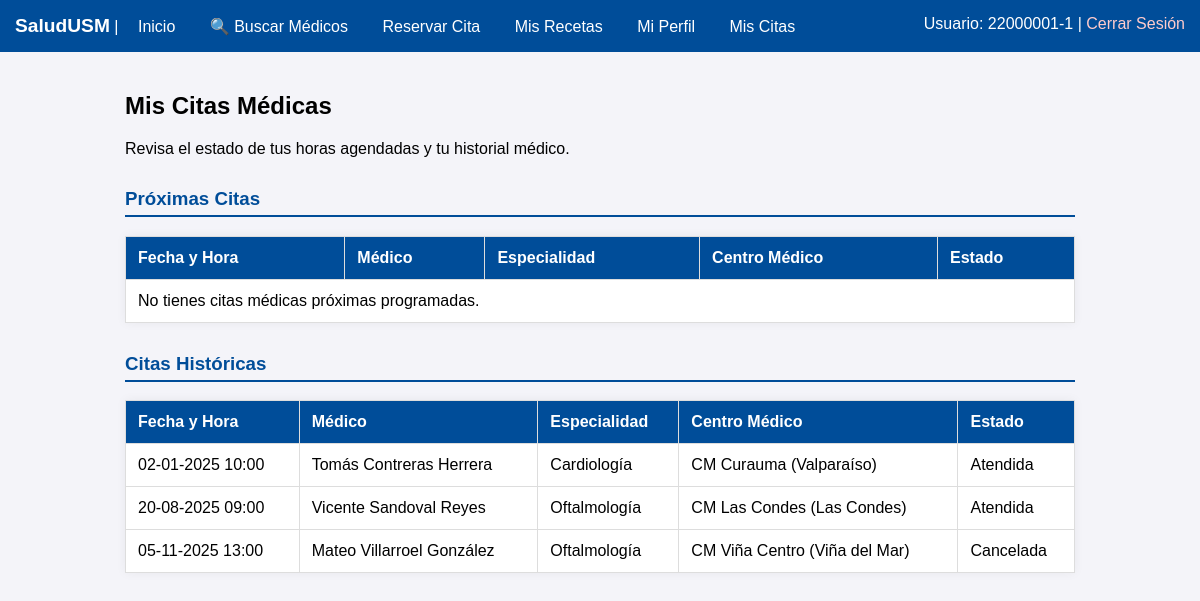
Screenshot of /mis_citas.php (signed in) with the database file from the repository.
### tables this page shows
CREATE TABLE IF NOT EXISTS Citas (
    id_cita INT AUTO_INCREMENT PRIMARY KEY,
    rut_pac VARCHAR(10) NOT NULL,
    rut_med VARCHAR(10) NOT NULL,
    id_cm INT NOT NULL,
    id_espec INT NOT NULL,
    id_estado INT NOT NULL,
    fecha_y_hora DATETIME NOT NULL,
    comentario VARCHAR(255) NULL,
    CONSTRAINT FK_Citas_Pacientes FOREIGN KEY (rut_pac) 
        REFERENCES Pacientes(rut_pac) ON UPDATE CASCADE,
    CONSTRAINT FK_Citas_Medicos FOREIGN KEY (rut_med) 
        REFERENCES Medicos(rut_med) ON UPDATE CASCADE,
    CONSTRAINT FK_Citas_CentrosMedicos FOREIGN KEY (id_cm) 
        REFERENCES Centros_medicos(id_cm) ON UPDATE CASCADE,
    CONSTRAINT FK_Citas_Especialidades FOREIGN KEY (id_espec) 
        REFERENCES Especialidades(id_espec) ON UPDATE CASCADE,
    CONSTRAINT FK_Citas_Estado FOREIGN KEY (id_estado) 
        REFERENCES Estado(id_estado) ON UPDATE CASCADE
);

CREATE TABLE IF NOT EXISTS Medicos (
    rut_med VARCHAR(10) PRIMARY KEY,
    Nombre_med VARCHAR(100) NOT NULL,
    Email VARCHAR(100) NOT NULL UNIQUE
);

CREATE TABLE IF NOT EXISTS Especialidades (
    id_espec INT AUTO_INCREMENT PRIMARY KEY,
    tipo VARCHAR(50) NOT NULL UNIQUE
);

CREATE TABLE IF NOT EXISTS Centros_medicos (
    id_cm INT AUTO_INCREMENT PRIMARY KEY,
    nombre_cm VARCHAR(100) NOT NULL,
    comuna VARCHAR(50) NOT NULL,
    region VARCHAR(50) NOT NULL
);

CREATE TABLE IF NOT EXISTS Estado (
    id_estado INT AUTO_INCREMENT PRIMARY KEY,
    tipo_estado VARCHAR(100) NOT NULL UNIQUE
);

### mis_citas.php (the view, shortened to what this page needs)
<?php
require 'conexion.php';
$rut_paciente = $_SESSION['rut'];
$sql = "SELECT c.fecha_y_hora, m.Nombre_med, esp.tipo AS especialidad, cm.nombre_cm, cm.comuna, est.tipo_estado
        FROM Citas c
        JOIN Medicos m ON c.rut_med = m.rut_med
        JOIN Especialidades esp ON c.id_espec = esp.id_espec
        JOIN Centros_medicos cm ON c.id_cm = cm.id_cm
        JOIN Estado est ON c.id_estado = est.id_estado
        WHERE c.rut_pac = ?
        ORDER BY c.fecha_y_hora ASC";
$stmt = $pdo->prepare($sql);
$stmt->execute([$rut_paciente]);
$citas = $stmt->fetchAll(PDO::FETCH_ASSOC);
$ahora = date('Y-m-d H:i:s');
$proximas = [];
$historicas = [];
foreach ($citas as $cita) {
    if ($cita['fecha_y_hora'] >= $ahora) {
        $proximas[] = $cita;
    } else {
        $historicas[] = $cita;
    }
}
?>
<!DOCTYPE html>
<html>
<head>
</head>
<body>
    <?php include 'navbar.php'; ?>
    <div class="container">
        <h2>Mis Citas Médicas</h2>
        <p>Revisa el estado de tus horas agendadas y tu historial médico.</p>
        <h3>Próximas Citas</h3>
        <table>
            <tr>
                <th>Fecha y Hora</th>
                <th>Médico</th>
                <th>Especialidad</th>
                <th>Centro Médico</th>
                <th>Estado</th>
            </tr>
            <?php if (count($proximas) > 0): ?>
                <?php foreach($proximas as $c): ?>
                <tr>
                    <td><?php echo date('d-m-Y H:i', strtotime($c['fecha_y_hora'])); ?></td>
                    <td><?php echo $c['Nombre_med']; ?></td>
                    <td><?php echo $c['especialidad']; ?></td>
                    <td><?php echo $c['nombre_cm'] . ' (' . $c['comuna'] . ')'; ?></td>
                    <td><strong><?php echo $c['tipo_estado']; ?></strong></td>
                </tr>
                <?php endforeach; ?>
            <?php else: ?>
                <tr><td colspan="5">No tienes citas médicas próximas programadas.</td></tr>
            <?php endif; ?>
        </table>
        <h3>Citas Históricas</h3>
        <table>
            <tr>
                <th>Fecha y Hora</th>
                <th>Médico</th>
                <th>Especialidad</th>
                <th>Centro Médico</th>
                <th>Estado</th>
            </tr>
            <?php if (count($historicas) > 0): ?>
                <?php foreach($historicas as $c): ?>
                <tr>
                    <td><?php echo date('d-m-Y H:i', strtotime($c['fecha_y_hora'])); ?></td>
                    <td><?php echo $c['Nombre_med']; ?></td>
                    <td><?php echo $c['especialidad']; ?></td>
                    <td><?php echo $c['nombre_cm'] . ' (' . $c['comuna'] . ')'; ?></td>
                    <td><?php echo $c['tipo_estado']; ?></td>
                </tr>
                <?php endforeach; ?>
            <?php else: ?>
                <tr><td colspan="5">No tienes registros en tu historial de citas.</td></tr>
            <?php endif; ?>
        </table>
    </div>
</body>
</html>

### Php/navbar.php (shortened to what this page needs)
<nav style="background: #004d99; padding: 15px; color: white;">
    <b style="font-size: 1.2em;">SaludUSM</b> |
    <a href="dashboard.php" style="color: white; text-decoration: none; margin: 0 15px;">Inicio</a>
    <a href="buscar.php" style="color: white; text-decoration: none; margin: 0 15px;">🔍 Buscar Médicos</a>
    <?php if (isset($_SESSION['rol']) && $_SESSION['rol'] === 'Medico'): ?>
        <a href="agenda.php" style="color: white; text-decoration: none; margin: 0 15px;">Mi Agenda</a>
    <?php elseif (isset($_SESSION['rol']) && $_SESSION['rol'] === 'Paciente'): ?>
        <a href="reservar.php" style="color: white; text-decoration: none; margin: 0 15px;">Reservar Cita</a>
        <a href="mis_recetas.php" style="color: white; text-decoration: none; margin: 0 15px;">Mis Recetas</a>
    <?php endif; ?>
    <a href="perfil.php" style="color: white; text-decoration: none; margin: 0 15px;">Mi Perfil</a>
    <a href="citas.php" style="color: white; text-decoration: none; margin: 0 15px;">Mis Citas</a>
    <span style="float: right;">
        Usuario: <?php echo $_SESSION['rut']; ?> |
        <a href="logout.php" style="color: #ffcccc; text-decoration: none;">Cerrar Sesión</a>
    </span>
</nav>

### mis_citas.php (style rules this page uses)
body { font-family: Arial, sans-serif; margin: 0; background: #f4f4f9; }
.container { padding: 20px; max-width: 950px; margin: auto; }
table { width: 100%; border-collapse: collapse; background: white; margin-bottom: 30px; box-shadow: 0 0 10px rgba(0,0,0,0.05); }
th, td { border: 1px solid #ddd; padding: 12px; text-align: left; }
th { background-color: #004d99; color: white; }
h3 { color: #004d99; border-bottom: 2px solid #004d99; padding-bottom: 5px; margin-top: 30px; }

### rows the page displays
citas: fecha_y_hora "02-01-2025 10:00", rut_med.Nombre_med "Tomás Contreras Herrera", id_espec.tipo "Cardiología", id_cm.nombre_cm "CM Curauma", id_cm.comuna "Valparaíso", id_estado.tipo_estado "Atendida"
citas: fecha_y_hora "20-08-2025 09:00", rut_med.Nombre_med "Vicente Sandoval Reyes", id_espec.tipo "Oftalmología", id_cm.nombre_cm "CM Las Condes", id_cm.comuna "Las Condes", id_estado.tipo_estado "Atendida"
citas: fecha_y_hora "05-11-2025 13:00", rut_med.Nombre_med "Mateo Villarroel González", id_espec.tipo "Oftalmología", id_cm.nombre_cm "CM Viña Centro", id_cm.comuna "Viña del Mar", id_estado.tipo_estado "Cancelada"

### other values shown
$_SESSION['rut'] "22000001-1"
